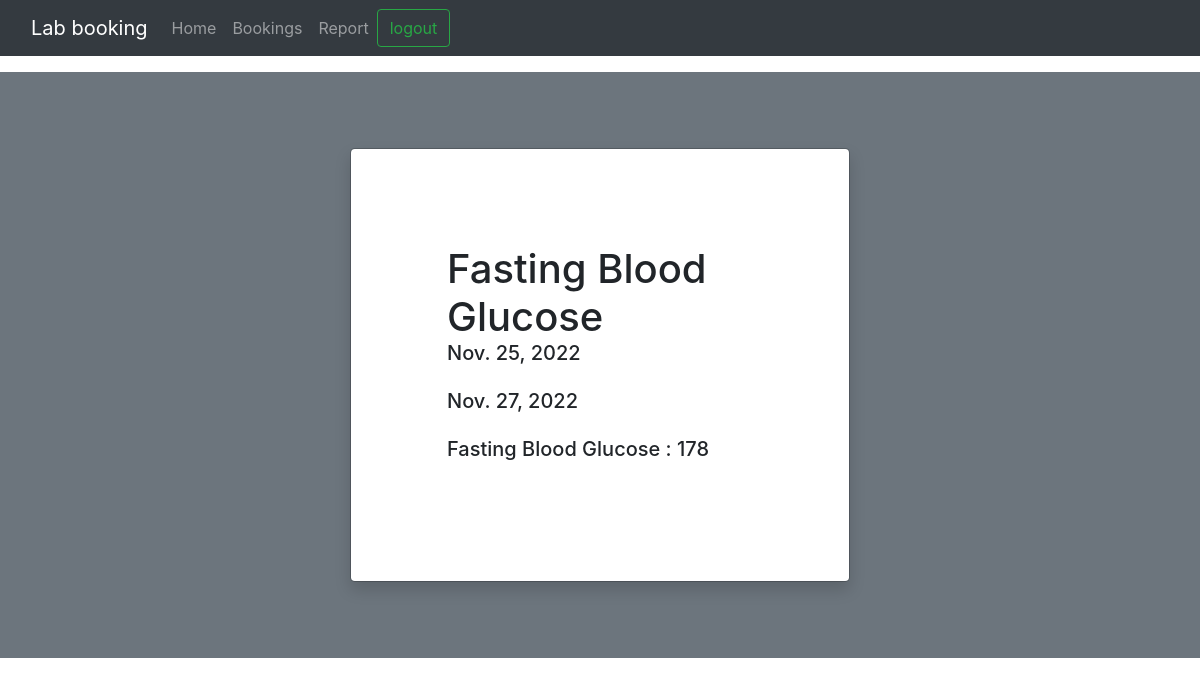
Screenshot of /vdetails/1 with the database file from the repository.
### Technician/models.py (models this page shows, shortened)
class Report(models.Model):
    user=models.ForeignKey(User, on_delete=models.CASCADE)
    test=models.OneToOneField(booking, on_delete=models.CASCADE)
    givendate=models.DateField()
    compltedate=models.DateField(auto_now=False, auto_now_add=False)
    report=models.CharField(max_length=50)

class booking(models.Model):
    user=models.ForeignKey(User, on_delete=models.CASCADE)
    test=models.ForeignKey(Test, on_delete=models.CASCADE)
    date=models.DateField(auto_now=False, auto_now_add=False)
    token=models.IntegerField()
    status=models.CharField(max_length=50,default="pending")

class Test(models.Model):
    lab=models.ForeignKey(Lab, on_delete=models.CASCADE)
    name=models.CharField( max_length=50)
    cost=models.FloatField()
    duration=models.TimeField( auto_now=False, auto_now_add=False)

### User/views.py (the view)
# urls.py: path("vdetails/<int:id>",reportdetails)
def reportdetails(request,id):
    r=Report.objects.get(id=id)
    context={"i":r}
    return render(request,"user/reportdetials.html",context=context)

### templates/user/reportdetials.html
{% extends 'user/index.html' %}
{% block content %}
  <div class="modal modal-tour position-static d-block bg-secondary py-5" tabindex="-1" role="dialog" id="modalTour">
    <div class="modal-dialog" role="document">
      <div class="modal-content rounded-6 shadow">
        <div class="modal-body p-5">
          <ul class="d-grid gap-4 my-5 list-unstyled">
            <li class="d-flex gap-4">
              <svg class="bi text-muted flex-shrink-0" width="48" height="48"><use xlink:href="#grid-fill"/></svg>
              <div>
                <h1 class="mb-0">{{i.test.test.name}}</h1>
              </div>
            </li>
            <li class="d-flex gap-4">
              <svg class="bi text-warning flex-shrink-0" width="48" height="48"><use xlink:href="#bookmark-star"/></svg>
              <div>
                <h5 class="mb-0"> {{i.givendate}}</h5>
              </div>
            </li>
            <li class="d-flex gap-4">
              <svg class="bi text-warning flex-shrink-0" width="48" height="48"><use xlink:href="#bookmark-star"/></svg>
              <div>
                <h5 class="mb-0"> {{i.compltedate}}</h5>
              </div>
            </li>
            <li class="d-flex gap-4">
              <svg class="bi text-warning flex-shrink-0" width="48" height="48"><use xlink:href="#bookmark-star"/></svg>
              <div>
                <h5 class="mb-0"> {{i.report}}</h5>
              </div>
            </li>
          </ul>
        </div>
      </div>
    </div>
  </div>
{% endblock content %}

### static/navbar-top-fixed.css (style rules this page uses)
body { min-height: 75rem; padding-top: 4.5rem; }

### rows the page displays
Report: test.test.name "Fasting Blood Glucose", givendate "Nov. 25, 2022", compltedate "Nov. 27, 2022", report "Fasting Blood Glucose : 178"
